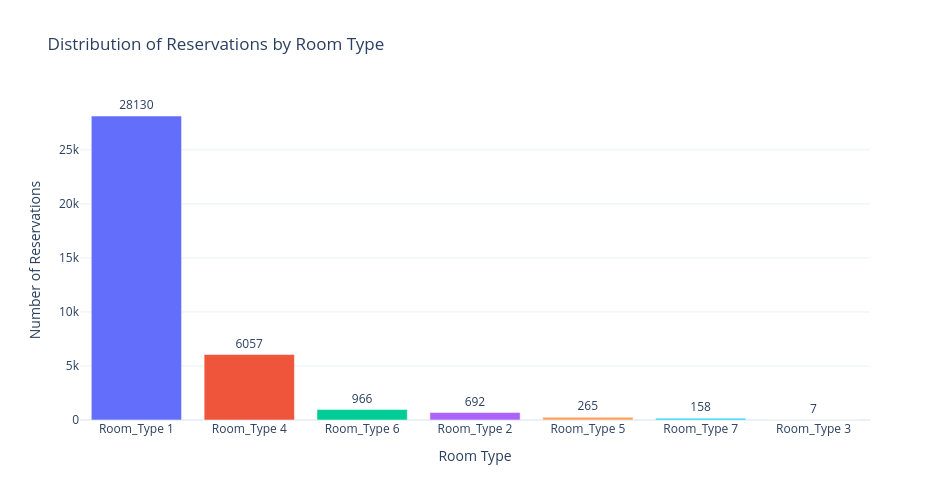

This figure's notebook cell:
### Markdown cell above
#### Examining Room Type Distribution

### Code cell
room_summary = (
    df["room_type_reserved"]
    .value_counts()
    .rename_axis("Room_Type")
    .reset_index(name="Reservations")
)

room_summary["Percentage"] = (
    room_summary["Reservations"] /
    room_summary["Reservations"].sum() * 100
)

print("Room Type Distribution:")
print(room_summary.round(2).to_string(index=False))

fig = px.bar(
    room_summary,
    x="Room_Type",
    y="Reservations",
    color="Room_Type",
    text="Reservations",
    title="Distribution of Reservations by Room Type",
    labels={
        "Room_Type": "Room Type",
        "Reservations": "Number of Reservations"
    },
    template="plotly_white"
)

fig.update_traces(textposition="outside")

fig.update_layout(
    width=950,
    height=500,
    showlegend=False,
    xaxis_title="Room Type",
    yaxis_title="Number of Reservations"
)

fig.show()

### Figure 1 — Plotly figure (JSON) as saved in the notebook; plotly's stock layout.template omitted (floating-point values rounded to 4 significant figures)
{"data": [{"hovertemplate": "Room Type=%{x}<br>Number of Reservations=%{text}<extra></extra>", "legendgroup": "Room_Type 1", "marker": {"color": "#636efa", "pattern": {"shape": ""}}, "name": "Room_Type 1", "orientation": "v", "showlegend": true, "text": [28130.0], "textposition": "outside", "type": "bar", "x": ["Room_Type 1"], "xaxis": "x", "y": [28130], "yaxis": "y"}, {"hovertemplate": "Room Type=%{x}<br>Number of Reservations=%{text}<extra></extra>", "legendgroup": "Room_Type 4", "marker": {"color": "#EF553B", "pattern": {"shape": ""}}, "name": "Room_Type 4", "orientation": "v", "showlegend": true, "text": [6057.0], "textposition": "outside", "type": "bar", "x": ["Room_Type 4"], "xaxis": "x", "y": [6057], "yaxis": "y"}, {"hovertemplate": "Room Type=%{x}<br>Number of Reservations=%{text}<extra></extra>", "legendgroup": "Room_Type 6", "marker": {"color": "#00cc96", "pattern": {"shape": ""}}, "name": "Room_Type 6", "orientation": "v", "showlegend": true, "text": [966.0], "textposition": "outside", "type": "bar", "x": ["Room_Type 6"], "xaxis": "x", "y": [966], "yaxis": "y"}, {"hovertemplate": "Room Type=%{x}<br>Number of Reservations=%{text}<extra></extra>", "legendgroup": "Room_Type 2", "marker": {"color": "#ab63fa", "pattern": {"shape": ""}}, "name": "Room_Type 2", "orientation": "v", "showlegend": true, "text": [692.0], "textposition": "outside", "type": "bar", "x": ["Room_Type 2"], "xaxis": "x", "y": [692], "yaxis": "y"}, {"hovertemplate": "Room Type=%{x}<br>Number of Reservations=%{text}<extra></extra>", "legendgroup": "Room_Type 5", "marker": {"color": "#FFA15A", "pattern": {"shape": ""}}, "name": "Room_Type 5", "orientation": "v", "showlegend": true, "text": [265.0], "textposition": "outside", "type": "bar", "x": ["Room_Type 5"], "xaxis": "x", "y": [265], "yaxis": "y"}, {"hovertemplate": "Room Type=%{x}<br>Number of Reservations=%{text}<extra></extra>", "legendgroup": "Room_Type 7", "marker": {"color": "#19d3f3", "pattern": {"shape": ""}}, "name": "Room_Type 7", "orientation": "v", "showlegend": true, "text": [158.0], "textposition": "outside", "type": "bar", "x": ["Room_Type 7"], "xaxis": "x", "y": [158], "yaxis": "y"}, {"hovertemplate": "Room Type=%{x}<br>Number of Reservations=%{text}<extra></extra>", "legendgroup": "Room_Type 3", "marker": {"color": "#FF6692", "pattern": {"shape": ""}}, "name": "Room_Type 3", "orientation": "v", "showlegend": true, "text": [7.0], "textposition": "outside", "type": "bar", "x": ["Room_Type 3"], "xaxis": "x", "y": [7], "yaxis": "y"}], "layout": {"barmode": "relative", "height": 500, "legend": {"title": {"text": "Room Type"}, "tracegroupgap": 0}, "showlegend": false, "title": {"text": "Distribution of Reservations by Room Type"}, "width": 950, "xaxis": {"anchor": "y", "categoryarray": ["Room_Type 1", "Room_Type 4", "Room_Type 6", "Room_Type 2", "Room_Type 5", "Room_Type 7", "Room_Type 3"], "categoryorder": "array", "domain": [0, 1], "title": {"text": "Room Type"}}, "yaxis": {"anchor": "x", "domain": [0, 1], "title": {"text": "Number of Reservations"}}}}
